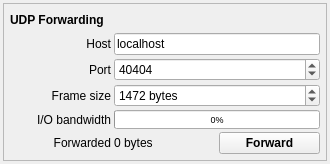
<?xml version="1.0" encoding="UTF-8"?>
<ui version="4.0">
 <class>UDPForwarderUI</class>
 <widget class="QWidget" name="UDPForwarderUI">
  <property name="geometry">
   <rect>
    <x>0</x>
    <y>0</y>
    <width>330</width>
    <height>164</height>
   </rect>
  </property>
  <property name="sizePolicy">
   <sizepolicy hsizetype="Expanding" vsizetype="Preferred">
    <horstretch>0</horstretch>
    <verstretch>0</verstretch>
   </sizepolicy>
  </property>
  <property name="windowTitle">
   <string>Form</string>
  </property>
  <layout class="QGridLayout" name="gridLayout">
   <property name="leftMargin">
    <number>3</number>
   </property>
   <property name="topMargin">
    <number>3</number>
   </property>
   <property name="rightMargin">
    <number>3</number>
   </property>
   <property name="bottomMargin">
    <number>3</number>
   </property>
   <property name="spacing">
    <number>3</number>
   </property>
   <item row="0" column="0">
    <widget class="QFrame" name="frame">
     <property name="frameShape">
      <enum>QFrame::StyledPanel</enum>
     </property>
     <property name="frameShadow">
      <enum>QFrame::Raised</enum>
     </property>
     <layout class="QGridLayout" name="gridLayout_2">
      <property name="leftMargin">
       <number>6</number>
      </property>
      <property name="topMargin">
       <number>6</number>
      </property>
      <property name="rightMargin">
       <number>6</number>
      </property>
      <property name="bottomMargin">
       <number>6</number>
      </property>
      <property name="spacing">
       <number>3</number>
      </property>
      <item row="4" column="0">
       <widget class="QLabel" name="label_26">
        <property name="text">
         <string>I/O bandwidth</string>
        </property>
        <property name="alignment">
         <set>Qt::AlignRight|Qt::AlignTrailing|Qt::AlignVCenter</set>
        </property>
       </widget>
      </item>
      <item row="4" column="1" colspan="2">
       <widget class="QProgressBar" name="udpIOBwProgress">
        <property name="styleSheet">
         <string notr="true">font-size: 7pt;</string>
        </property>
        <property name="value">
         <number>0</number>
        </property>
        <property name="textVisible">
         <bool>true</bool>
        </property>
       </widget>
      </item>
      <item row="5" column="1">
       <widget class="QLabel" name="lengthSizeLabel">
        <property name="text">
         <string>0 bytes</string>
        </property>
       </widget>
      </item>
      <item row="1" column="0">
       <widget class="QLabel" name="label_28">
        <property name="text">
         <string>Host</string>
        </property>
        <property name="alignment">
         <set>Qt::AlignRight|Qt::AlignTrailing|Qt::AlignVCenter</set>
        </property>
       </widget>
      </item>
      <item row="5" column="2">
       <widget class="QPushButton" name="udpStartStopButton">
        <property name="styleSheet">
         <string notr="true">font-weight: bold;</string>
        </property>
        <property name="text">
         <string>Forward</string>
        </property>
        <property name="checkable">
         <bool>true</bool>
        </property>
       </widget>
      </item>
      <item row="1" column="1" colspan="2">
       <widget class="QLineEdit" name="udpHostLabel">
        <property name="text">
         <string>localhost</string>
        </property>
        <property name="readOnly">
         <bool>true</bool>
        </property>
       </widget>
      </item>
      <item row="0" column="0" colspan="2">
       <widget class="QLabel" name="label_18">
        <property name="text">
         <string>&lt;html&gt;&lt;head/&gt;&lt;body&gt;&lt;p&gt;&lt;span style=&quot; font-weight:600;&quot;&gt;UDP Forwarding&lt;/span&gt;&lt;/p&gt;&lt;/body&gt;&lt;/html&gt;</string>
        </property>
       </widget>
      </item>
      <item row="2" column="0">
       <widget class="QLabel" name="label">
        <property name="text">
         <string>Port</string>
        </property>
        <property name="alignment">
         <set>Qt::AlignRight|Qt::AlignTrailing|Qt::AlignVCenter</set>
        </property>
       </widget>
      </item>
      <item row="5" column="0">
       <widget class="QLabel" name="label_30">
        <property name="text">
         <string>Forwarded</string>
        </property>
        <property name="alignment">
         <set>Qt::AlignRight|Qt::AlignTrailing|Qt::AlignVCenter</set>
        </property>
       </widget>
      </item>
      <item row="2" column="1" colspan="2">
       <widget class="QSpinBox" name="udpPortLabel">
        <property name="minimum">
         <number>1</number>
        </property>
        <property name="maximum">
         <number>65535</number>
        </property>
        <property name="value">
         <number>40404</number>
        </property>
       </widget>
      </item>
      <item row="3" column="1" colspan="2">
       <widget class="QSpinBox" name="udpFrameLen">
        <property name="suffix">
         <string> bytes</string>
        </property>
        <property name="minimum">
         <number>1</number>
        </property>
        <property name="maximum">
         <number>65507</number>
        </property>
        <property name="value">
         <number>1472</number>
        </property>
       </widget>
      </item>
      <item row="3" column="0">
       <widget class="QLabel" name="label_2">
        <property name="text">
         <string>Frame size</string>
        </property>
        <property name="alignment">
         <set>Qt::AlignRight|Qt::AlignTrailing|Qt::AlignVCenter</set>
        </property>
       </widget>
      </item>
     </layout>
    </widget>
   </item>
  </layout>
 </widget>
 <resources/>
 <connections/>
</ui>
